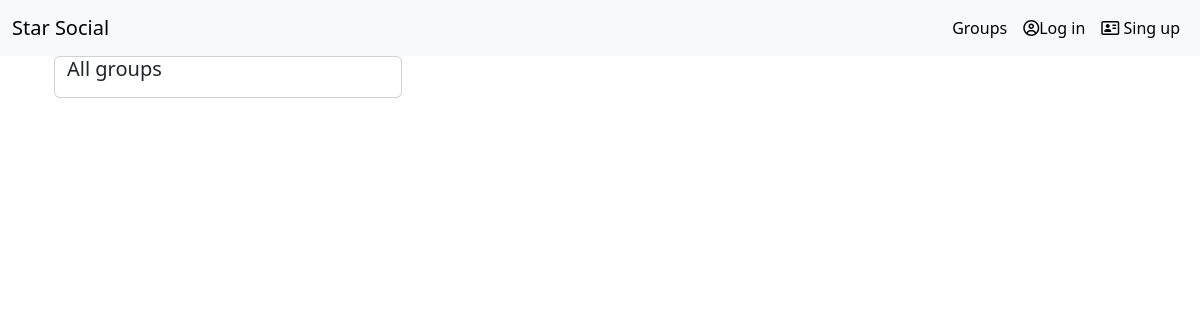
/posts/, run on an earlier commit of the app's database.
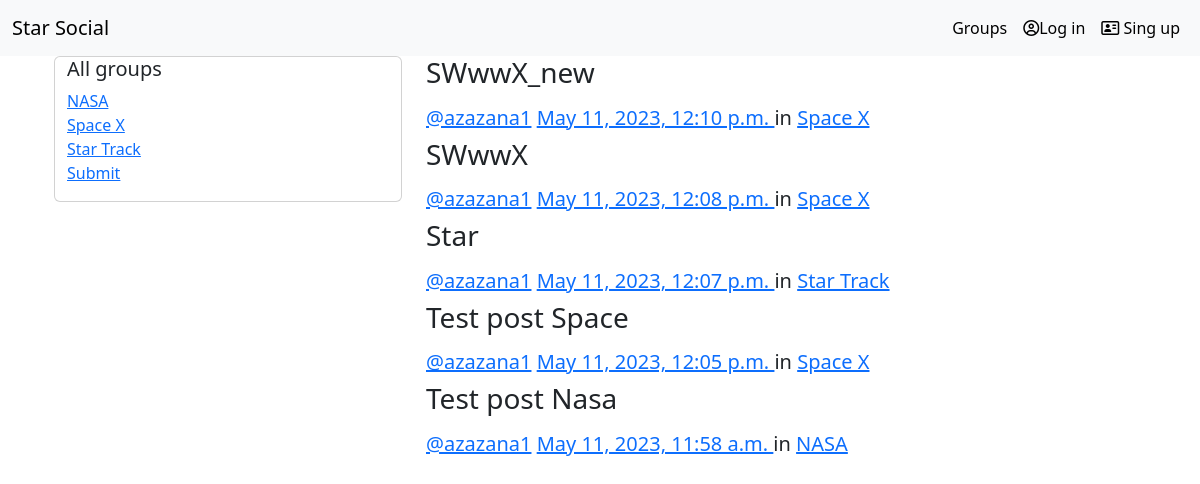
And on a later commit of the database.
### groups/models.py (models this page shows, shortened)
class Group(models.Model):
    name = models.CharField(max_length=255, unique=True)
    slug = models.SlugField(allow_unicode=True, unique=True)
    description = models.TextField(blank=True, default='')
    description_html = models.TextField(editable=False, default='', blank=True)
    members = models.ManyToManyField(User, through='GroupMember')
    def __str__(self):
        return self.name
    class Meta:
        ordering = ['name']

### posts/models.py (models this page shows, shortened)
class Post(models.Model):
    user = models.ForeignKey(User,related_name='posts',on_delete=models.CASCADE)
    created_at = models.DateTimeField(auto_now=True)
    message=models.TextField()
    message_html=models.TextField(editable=False)
    group = models.ForeignKey(Group, related_name='posts', null=True,blank=True,on_delete=models.CASCADE)
    class Meta:
        ordering=['-created_at']
        unique_together=['user','message']

### posts/views.py (the view)
# urls.py: path('', views.PostList.as_view(), name='all'),
class PostList(SelectRelatedMixin, generic.ListView):
    model = models.Post
    select_related = ('user', 'group')
    def get_context_data(self, *, object_list=None, **kwargs):
        context = super(PostList, self).get_context_data(**kwargs)
        context['get_user_groups']=models.Group.objects.filter(members__in=[self.request.user.pk])
        context['get_other_groups']=models.Group.objects.exclude(members__in=[self.request.user.pk])
        return context

### posts/templates/posts/post_list.html (shortened to what this page needs)
{%extends "posts/post_base.html"%}
{%block prepost%}
<div class="col-md-4">
    <div class="card card-with-shadow">
        <div class="container">
            <h5 class="title">All groups</h5>
            <ul class="list-unstyled">
                {% for other_group in get_other_groups %}
                 <li class="group li-with-bullet">
                    <a href="{%url 'groups:single' slug=other_group.slug %}">{{other_group}}</a>
                </li>
                {%endfor%}
            </ul>
        </div>
    </div>
</div>
{%endblock%}
{%block post_content%}
<div class="col-md-8">
    {% for post in post_list %}
       {%include 'posts/_post.html'%}
    {%endfor%}
</div>
{%endblock%}

### posts/templates/posts/_post.html (shortened to what this page needs)
<div class="post media">
    <h3>{{post.message_html|safe}}</h3>
    <div class="media-body">
        <h5 class="media-heading">
        <span class="username">
            <a href="{%url 'posts:for_user' username=post.user.username%}">@{{post.user.username}}</a>
        </span>
        <time class="time">
            <a href="{%url 'posts:single' username=post.user.username pk=post.pk%}">
                {{post.created_at}}
            </a>
        </time>
            in
            <a href="{%url 'groups:single' slug=post.group.slug%}">{{post.group}}</a>
        </h5>
    </div>
</div>

What changed in the data, as far as the page shows it:
added Group: name "NASA"
added Group: name "Space X"
added Group: name "Star Track"
added Group: name "Submit"
added Post: message_html "SWwwX_new", user.username "azazana1", created_at "May 11, 2023, 12:10 p.m.", group "Space X"
added Post: message_html "SWwwX", user.username "azazana1", created_at "May 11, 2023, 12:08 p.m.", group "Space X"
added Post: message_html "Star", user.username "azazana1", created_at "May 11, 2023, 12:07 p.m.", group "Star Track"
added Post: message_html "Test post Space", user.username "azazana1", created_at "May 11, 2023, 12:05 p.m.", group "Space X"
added Post: message_html "Test post Nasa", user.username "azazana1", created_at "May 11, 2023, 11:58 a.m.", group "NASA"
